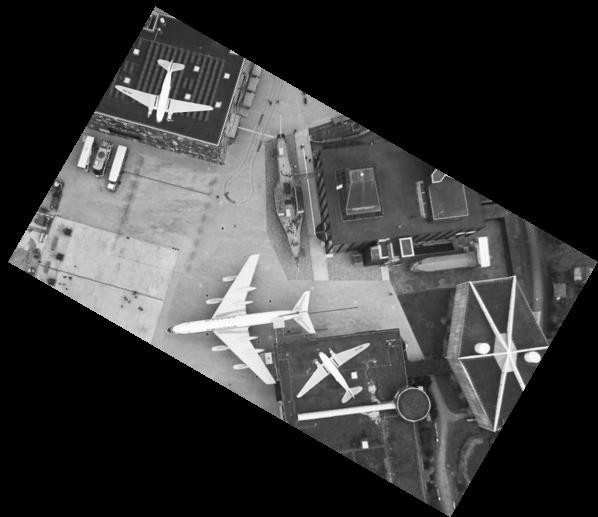
#> input picture PA(2)_EE23E008/Lab2/IMG2.png, 598 x 517 px
$ python lab2.py
#> lines starting #> are read from the running program, lines starting #| are printed output that depends on the picture; long printed decimals are rounded
#Required packages
import matplotlib.image as img
import numpy as np
from sympy import symbols, Eq, solve

#Symbols
a, b, tx, ty = symbols('a,b,tx,ty')

#Read the image to convert it into matrix form
img_mat=np.array(img.imread('IMG2.png'))
#> img_mat is the input picture: shape (517, 598) float32; min 0, max 1, mean 0.236

#Finding R and T
eq1 = Eq((93*a+248*b+tx), 29)
eq2 = Eq((248*a-93*b+ty), 124)
eq3 = Eq((328*a+399*b+tx), 157)
eq4 = Eq((399*a-328*b+ty), 372)

print("Equation 1:")
print(eq1)
print("Equation 2:")
print(eq2)
print("Equation 3:")
print(eq3)
print("Equation 4:")
print(eq4)

solutions=solve((eq1, eq2,eq3,eq4), (a, b,tx,ty))

#The solutions
asol=float(solutions[a])
bsol=float(solutions[b])
txsol=float(solutions[tx])
tysol=float(solutions[ty])


#Creating empty matrix
target=np.zeros((517,598))

#Performing rotation and translation using the solutions found above
for i in range(0,517):
    for j in range(0,598):
        #Perform rotation and translation instead after finding R and T
        #We are here performing a target to source transform
        xs=(i)*asol-(j)*bsol-txsol
        ys=(i)*(bsol)+(j)*asol-tysol
        xs_=int(np.floor(xs))
        ys_=int(np.floor(ys))

        d=xs-xs_
        c=ys-ys_
        #print(xs_,ys_)

        if(xs_<516 and xs_>0 and ys_<597 and ys_>0):
            #Bilinear Interpolation
            target[i][j]=(1-c)*(1-d)*img_mat[xs_][ys_]+(1-c)*d*img_mat[xs_][ys_+1]+c*(1-d)*img_mat[xs_+1][ys_]+c*d*img_mat[xs_+1][ys_+1]

        else:
            target[i][j]=0
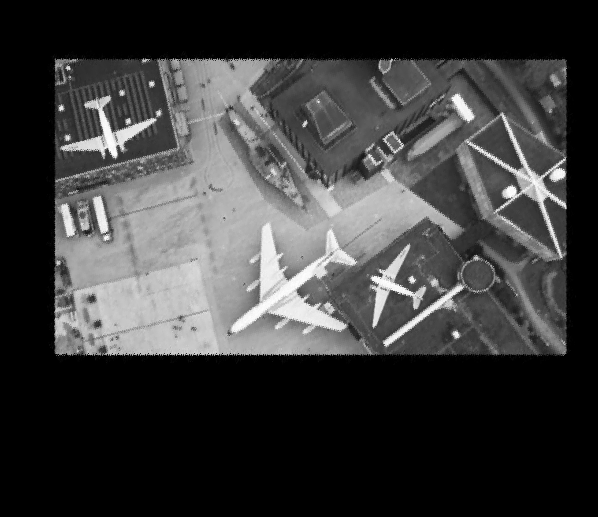
#> target: shape (517, 598) float64; min 0, max 0.999, mean 0.237

#The rotated image is saved as rotated_img2.png
img.imsave('rotated_img2.png',target)

#Coverting image1 to matrix form
source_read=np.array(img.imread('IMG1.png'))
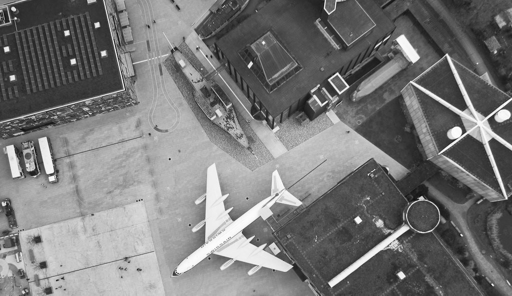
#> input picture PA(2)_EE23E008/Lab2/IMG1.png, 512 x 296 px
#> source_read is the input picture: shape (296, 512) float32; min 0.0549, max 1, mean 0.472

source=np.zeros((517,598))

#Copying the image matrix to the source matrix
for i in range(0,296):#x-coordinates
    for j in range(0,512):#y-coordinates
        xt,yt=i,j #Column,row-wise
        source[int(xt+110)][int(yt+43)]=source_read[i][j]
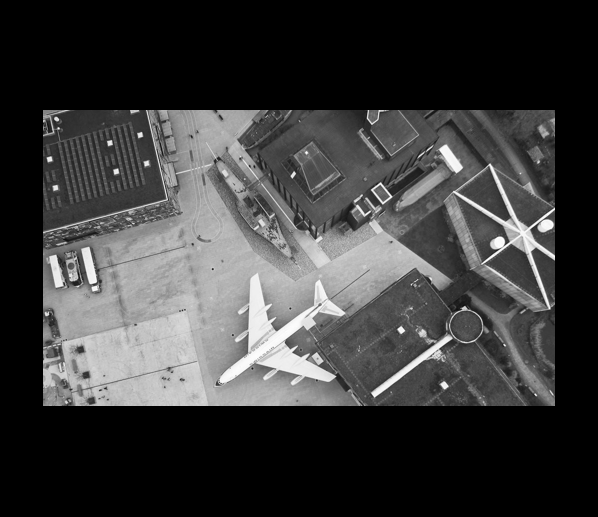
#> source: shape (517, 598) float64; min 0, max 1, mean 0.232

#This is the source image
img.imsave('source.png',source)
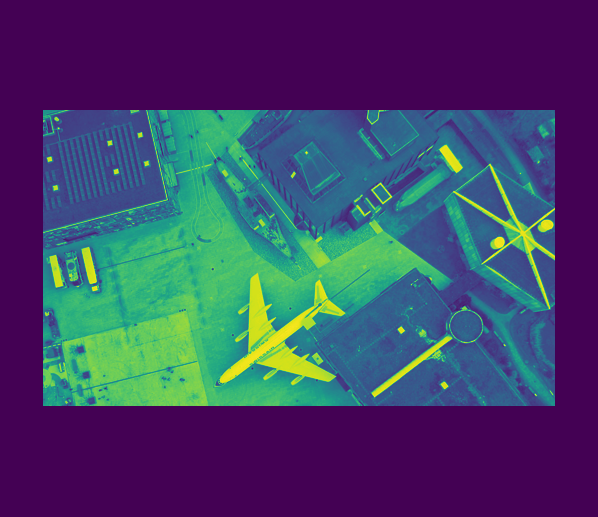
#> saved as source.png: shape (517, 598, 3); mean R, G, B 65.7, 66.3, 104.1

#Aligning source and target
#The below code is to find the first pixel of source and the rotated image.
row,col=0,0
found=False
for i in target:
    for j in i:
        if(j>=0.1):
            print('Pixel value:',j)
            print("Target 1st pixel:")
            print(row,col)
            found=True
            break
        row+=1
    if(found):
            break
    row=0
    col+=1
#> this loop made 59 passes
#| Pixel value: 0.2608
#| Target 1st pixel:
#| 55 58
#> after the loop, col = 58

row,col=0,0
found=False
for i in source:
    for j in i:
        if(j!=0):
            print("Source 1st pixel:")
            print(row,col)
            found=True
            break
        row+=1
    if(found):
            break
    row=0
    col+=1
#> this loop made 111 passes
#| Source 1st pixel:
#| 43 110
#> after the loop, col = 110

#Need to move this image by row,col
#By using the difference between the row, col values found above. We shift the rotated image to align it with source image
aligned_target=np.zeros((517,598))
for i in range(0,517):
    for j in range(0,598):
        try:
            aligned_target[i][j]=target[i-55][j+15]
        except:
            aligned_target[i][j]=0
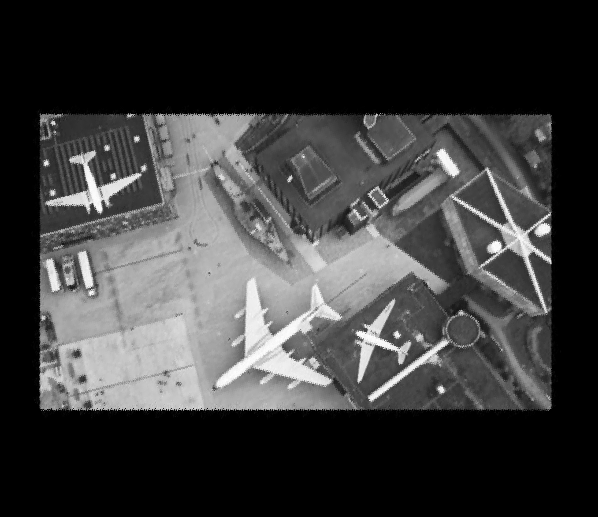
#> aligned_target: shape (517, 598) float64; min 0, max 0.999, mean 0.237

#This is the aligned image
img.imsave('aligned_target.png',aligned_target)

#We subtract the source image and the rotated-aligned image to find the difference
change=source-aligned_target
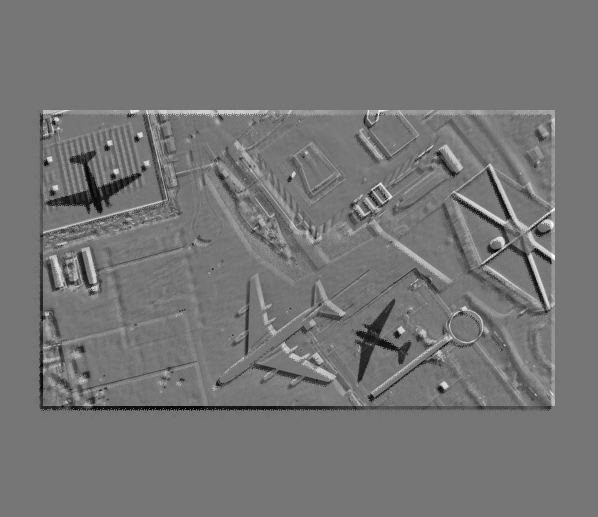
#> change: shape (517, 598) float64; min -0.86, max 0.991, mean -0.00507; drawn with min black and max white

#This is the final solution. The change in the image
img.imsave('changed.png',change)
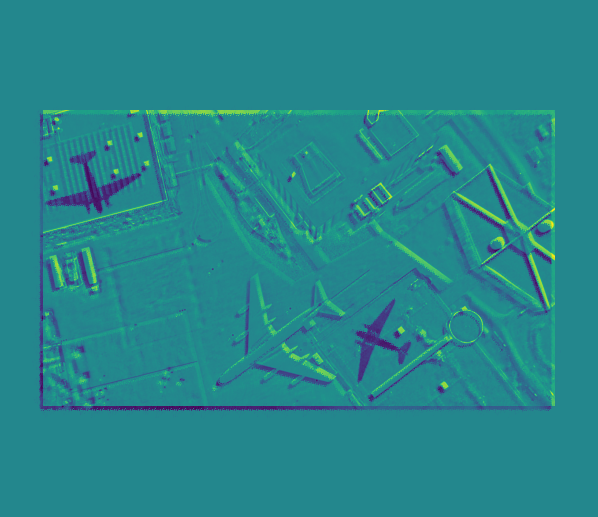
#> saved as changed.png: shape (517, 598, 3); mean R, G, B 37.2, 134.1, 139.6
